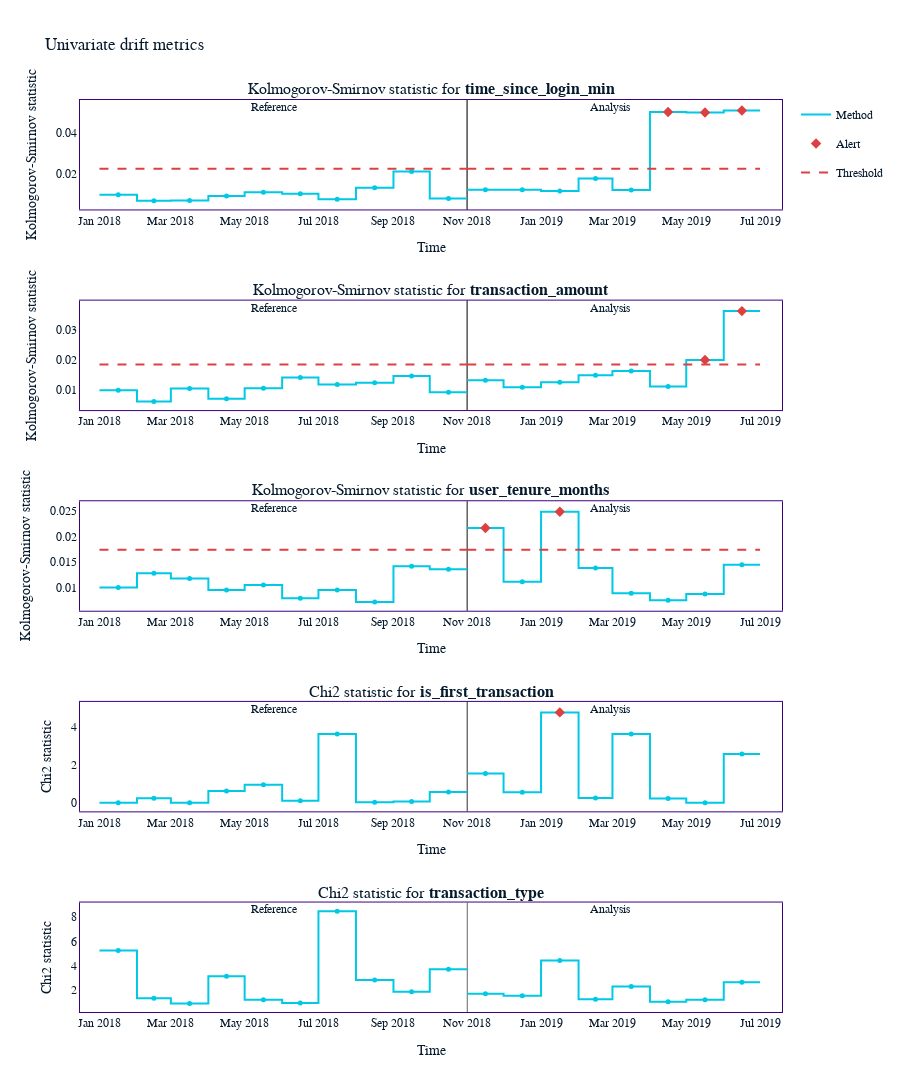

Here is the notebook cell this chart was saved with:
### Code cell
# Determine the feature that shows the most drift between the reference and analysis sets, thereby impacting the drop in realized accuracy the most.

features = ['time_since_login_min','transaction_amount',
            'transaction_type','is_first_transaction','user_tenure_months']

uni_drift = nml.UnivariateDriftCalculator(continuous_methods = ['kolmogorov_smirnov'],
                                          categorical_methods = ['chi2'],
                                          column_names = features,
                                         timestamp_column_name='timestamp',
                                         chunk_period='m')

uni_drift.fit(reference)
uni_drift_results = uni_drift.calculate(analysis)
uni_drift_results.plot().show()

corr_ranker = nml.CorrelationRanker()
corr_ranker.fit(calculated_results.filter(period='reference'))
corr_ranker_results = corr_ranker.rank(uni_drift_results,calculated_results)
display(corr_ranker_results)
